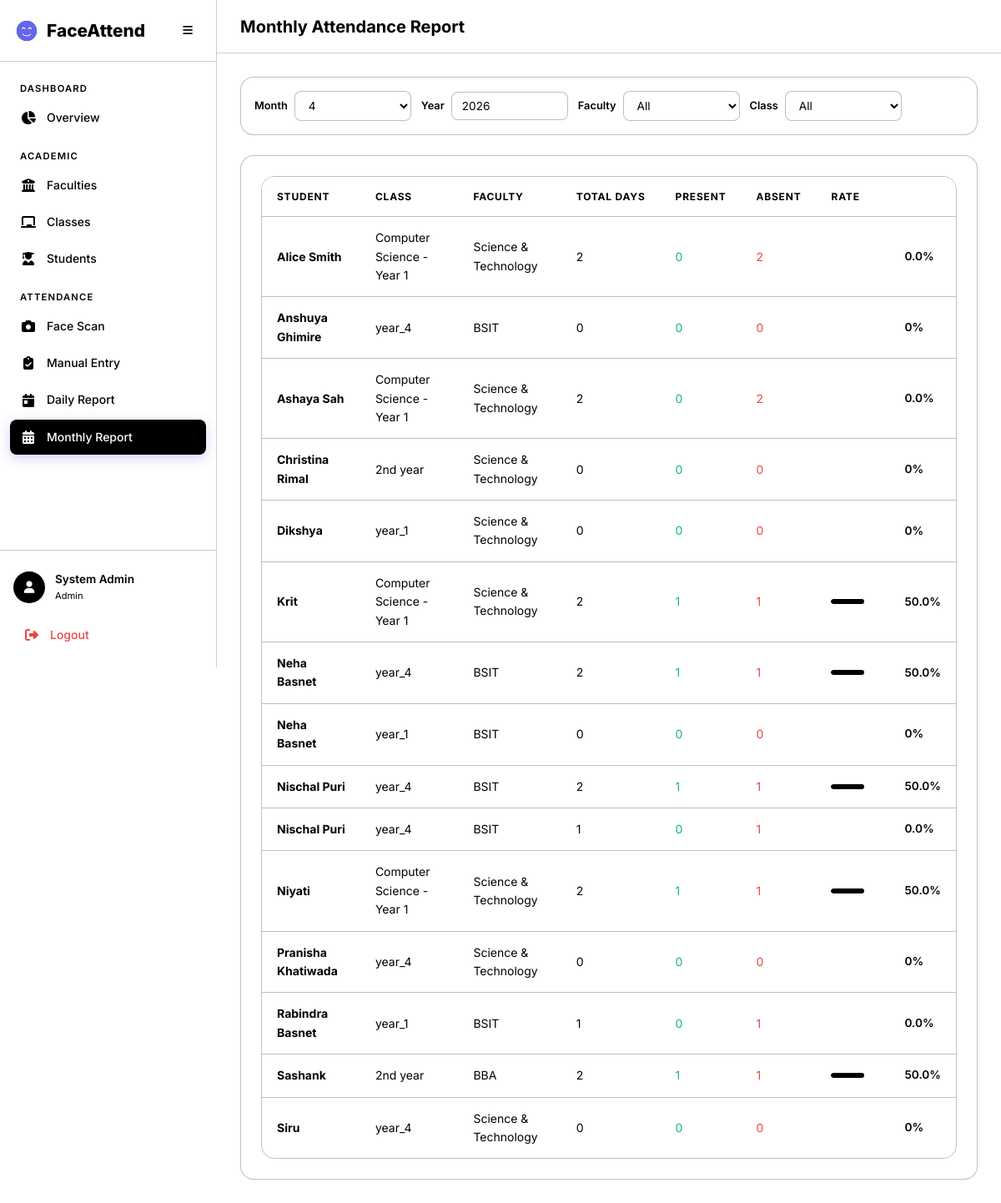
The app's page /attendance/monthly/, older data.
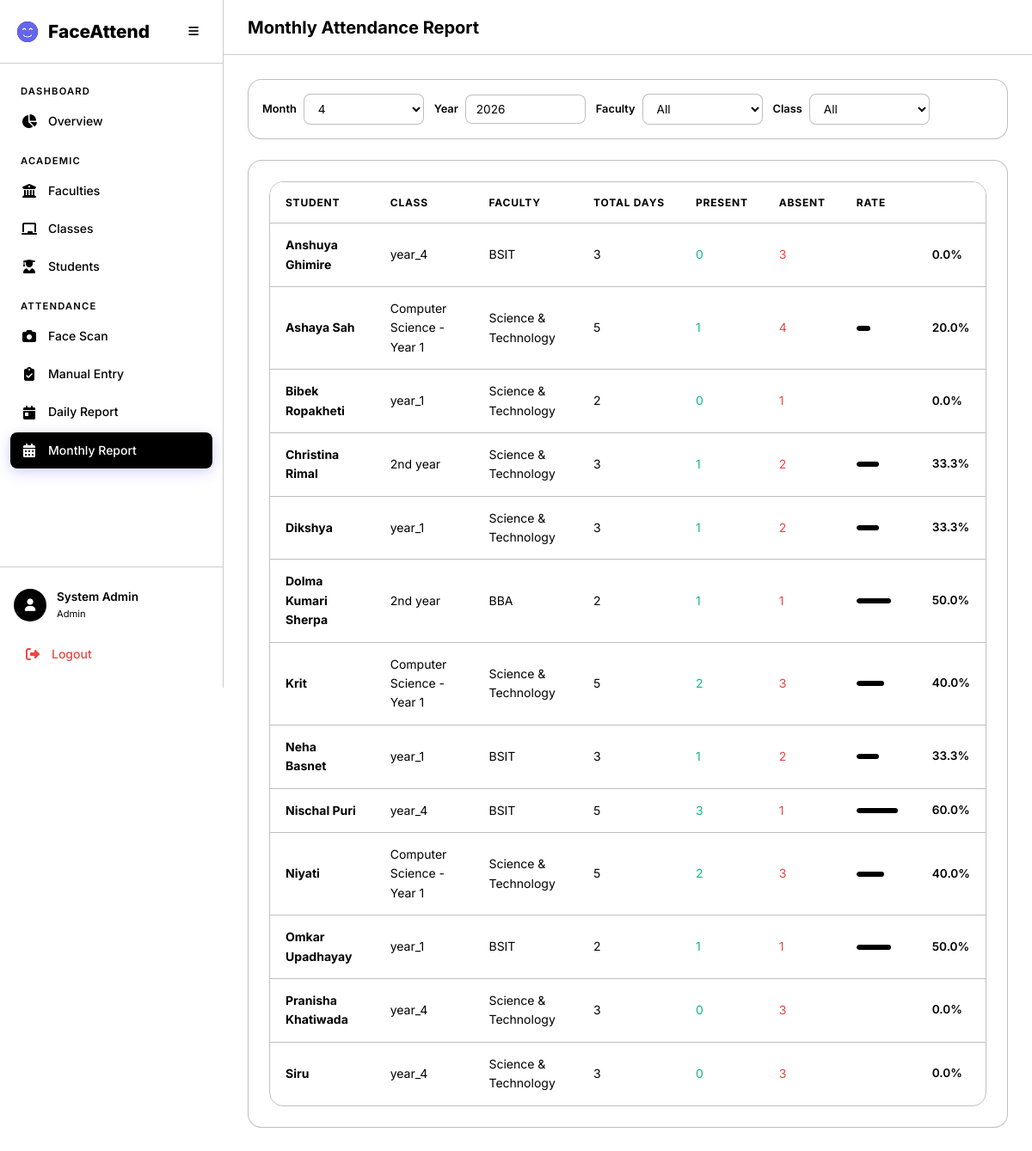
The same page, newer data.
### academics/models.py (models this page shows, shortened)
class Student(models.Model):
    user = models.OneToOneField(
        settings.AUTH_USER_MODEL,
        on_delete=models.CASCADE,
        related_name='student_profile',
        null=True, blank=True,
    )
    full_name = models.CharField(max_length=300)
    profile_image = models.ImageField(upload_to='students/profiles/')
    face_encoding = models.BinaryField(null=True, blank=True, help_text='128-d face encoding as bytes')
    enrollment_year = models.PositiveIntegerField()
    faculty = models.ForeignKey(Faculty, on_delete=models.CASCADE, related_name='students')
    academic_class = models.ForeignKey(AcademicClass, on_delete=models.CASCADE, related_name='students')
    phone = models.CharField(max_length=20, blank=True)
    guardian_phone = models.CharField(max_length=20, blank=True)
    is_phone_flagged = models.BooleanField(
        default=False,
        help_text='Mark this when the student phone number is incorrect.',
    )
    is_active = models.BooleanField(default=True)
    created_at = models.DateTimeField(auto_now_add=True)
    updated_at = models.DateTimeField(auto_now=True)
    class Meta:
        ordering = ['full_name']

class AcademicClass(models.Model):
    name = models.CharField(max_length=200)
    faculty = models.ForeignKey(Faculty, on_delete=models.CASCADE, related_name='classes')
    teacher = models.ForeignKey(
        settings.AUTH_USER_MODEL,
        on_delete=models.SET_NULL,
        null=True, blank=True,
        related_name='assigned_classes',
        limit_choices_to={'role': 'teacher'},
    )
    created_at = models.DateTimeField(auto_now_add=True)
    updated_at = models.DateTimeField(auto_now=True)
    class Meta:
        verbose_name_plural = 'Classes'
        ordering = ['faculty__name', 'name']
        unique_together = ['name', 'faculty']

class Faculty(models.Model):
    name = models.CharField(max_length=200, unique=True)
    description = models.TextField(blank=True)
    created_at = models.DateTimeField(auto_now_add=True)
    updated_at = models.DateTimeField(auto_now=True)
    class Meta:
        verbose_name_plural = 'Faculties'
        ordering = ['name']

### attendance/views.py (the view)
# urls.py: path('monthly/', views.monthly_report, name='monthly_report'),
@login_required
@admin_or_teacher_required
def monthly_report(request):
    today = timezone.localdate()
    month = int(request.GET.get('month', today.month))
    year = int(request.GET.get('year', today.year))
    faculty_id = request.GET.get('faculty')
    class_id = request.GET.get('class')
    students = Student.objects.filter(is_active=True).select_related('faculty', 'academic_class')
    if faculty_id:
        students = students.filter(faculty_id=faculty_id)
    if class_id:
        students = students.filter(academic_class_id=class_id)
    if request.user.role == 'teacher':
        students = students.filter(academic_class__teacher=request.user)
    report_data = []
    for s in students:
        att = Attendance.objects.filter(
            student=s, date__month=month, date__year=year
        )
        total = att.count()
        present = att.filter(status__in=['present', 'late']).count()
        absent = att.filter(status='absent').count()
        percentage = round(present / total * 100, 1) if total else 0
        report_data.append({
            'student': s,
            'total': total,
            'present': present,
            'absent': absent,
            'percentage': percentage,
        })
    if request.user.role == 'teacher':
        teacher_classes = AcademicClass.objects.filter(teacher=request.user).select_related('faculty')
        faculties = Faculty.objects.filter(classes__in=teacher_classes).distinct()
        classes = teacher_classes
    else:
        faculties = Faculty.objects.all()
        classes = AcademicClass.objects.all()
    return render(request, 'attendance/monthly_report.html', {
        'report_data': report_data,
        'month': month,
        'year': year,
        'faculties': faculties,
        'classes': classes,
        'selected_faculty': faculty_id,
        'selected_class': class_id,
    })

### templates/attendance/monthly_report.html (shortened to what this page needs)
{% extends 'base.html' %}
{% load static %}
{% block page_title %}Monthly Attendance Report{% endblock %}
{% block content %}
<div class="animate-fade-in">
    <form method="get" class="filters-bar mb-3">
        <div class="filter-group">
            <label>Month</label>
            <select name="month" class="filter-input" onchange="this.form.submit()">
                {% for m in "123456789" %}
                <option value="{{ forloop.counter }}" {% if month == forloop.counter %}selected{% endif %}>
                    {{ forloop.counter }}
                </option>
                {% endfor %}
            </select>
        </div>
        <div class="filter-group">
            <label>Year</label>
            <input type="number" name="year" value="{{ year }}" class="filter-input" style="width:100px;"
                onchange="this.form.submit()">
        </div>
        <div class="filter-group">
            <label>Faculty</label>
            <select name="faculty" class="filter-input" onchange="this.form.submit()">
                <option value="">All</option>
            </select>
        </div>
        <div class="filter-group">
            <label>Class</label>
            <select name="class" class="filter-input" onchange="this.form.submit()">
                <option value="">All</option>
            </select>
        </div>
    </form>
    <div class="card">
        <div class="table-container">
            <table class="data-table" id="monthlyTable">
                <thead>
                    <tr>
                        <th>Student</th>
                        <th>Class</th>
                        <th>Faculty</th>
                        <th>Total Days</th>
                        <th>Present</th>
                        <th>Absent</th>
                        <th>Rate</th>
                    </tr>
                </thead>
                <tbody>
                    {% for item in report_data %}
                    <tr>
                        <td><strong>{{ item.student.full_name }}</strong></td>
                        <td>{{ item.student.academic_class.name }}</td>
                        <td>{{ item.student.faculty.name }}</td>
                        <td>{{ item.total }}</td>
                        <td><span class="text-success">{{ item.present }}</span></td>
                        <td><span class="text-danger">{{ item.absent }}</span></td>
                        <td>
                            <div class="d-flex align-center gap-1">
                                <div class="progress-bar" style="width:80px; height:6px;">
                                    <div class="progress-fill {% if item.percentage >= 75 %}success{% elif item.percentage >= 50 %}warning{% else %}danger{% endif %}"
                                        style="width:{{ item.percentage }}%"></div>
                                </div>
                                <span style="font-size:0.85rem; font-weight:600;">{{ item.percentage }}%</span>
                            </div>
                        </td>
                    </tr>
                    {% empty %}
                    <tr>
                        <td colspan="7" class="text-center text-muted">No data for this period.</td>
                    </tr>
                    {% endfor %}
                </tbody>
            </table>
        </div>
    </div>
</div>
{% endblock %}

Row changes from the older to the newer data that the page shows:
no longer on this page (row edited): Student: student.full_name "Alice Smith", student.academic_class.name "Computer Science - Year 1", student.faculty.name "Science & Technology", total "2", present "0", absent "2", percentage "0.0"
no longer on this page (row edited): Student: student.full_name "Neha Basnet", student.academic_class.name "year_4", student.faculty.name "BSIT", total "2", present "1", absent "1", percentage "50.0"
no longer on this page (row edited): Student: student.full_name "Nischal Puri", student.academic_class.name "year_4", student.faculty.name "BSIT", total "1", present "0", absent "1", percentage "0.0"
no longer on this page (row edited): Student: student.full_name "Rabindra Basnet", student.academic_class.name "year_1", student.faculty.name "BSIT", total "1", present "0", absent "1", percentage "0.0"
no longer on this page (row edited): Student: student.full_name "Sashank", student.academic_class.name "2nd year", student.faculty.name "BBA", total "2", present "1", absent "1", percentage "50.0"
computed for Student "Anshuya Ghimire": total "0" → "3"; absent "0" → "3"; percentage "0" → "0.0"
computed for Student "Ashaya Sah": total "2" → "5"; present "0" → "1"; absent "2" → "4"; percentage "0.0" → "20.0"
added Student: student.full_name "Bibek Ropakheti", student.academic_class.name "year_1", student.faculty.name "Science & Technology", total "2", present "0", absent "1", percentage "0.0"
computed for Student "Christina Rimal": total "0" → "3"; present "0" → "1"; absent "0" → "2"; percentage "0" → "33.3"
computed for Student "Dikshya": total "0" → "3"; present "0" → "1"; absent "0" → "2"; percentage "0" → "33.3"
added Student: student.full_name "Dolma Kumari Sherpa", student.academic_class.name "2nd year", student.faculty.name "BBA", total "2", present "1", absent "1", percentage "50.0"
computed for Student "Krit": total "2" → "5"; present "1" → "2"; absent "1" → "3"; {{ item.percentage }} 50.0 → 40.0 (drawn); percentage "50.0" → "40.0"
computed for Student "Neha Basnet": total "0" → "3"; present "0" → "1"; absent "0" → "2"; percentage "0" → "33.3"
computed for Student "Nischal Puri": total "2" → "5"; present "1" → "3"; {{ item.percentage }} 50.0 → 60.0 (drawn); percentage "50.0" → "60.0"
changed Student "Niyati": total "2" → "5"; present "1" → "2"; absent "1" → "3"; {{ item.percentage }} 50.0 → 40.0 (drawn); percentage "50.0" → "40.0"
added Student: student.full_name "Omkar Upadhayay", student.academic_class.name "year_1", student.faculty.name "BSIT", total "2", present "1", absent "1", percentage "50.0"
computed for Student "Pranisha Khatiwada": total "0" → "3"; absent "0" → "3"; percentage "0" → "0.0"
computed for Student "Siru": total "0" → "3"; absent "0" → "3"; percentage "0" → "0.0"
